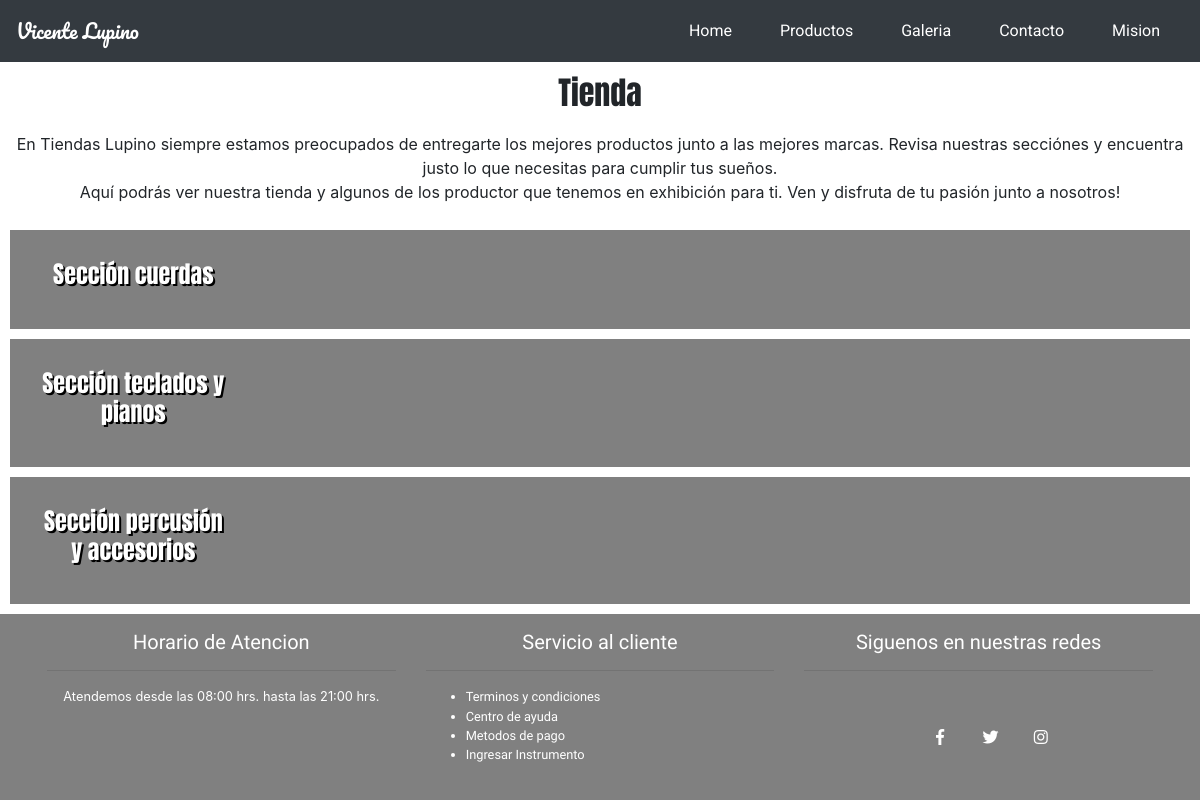
/galeria/, run on an earlier commit of the app's database.
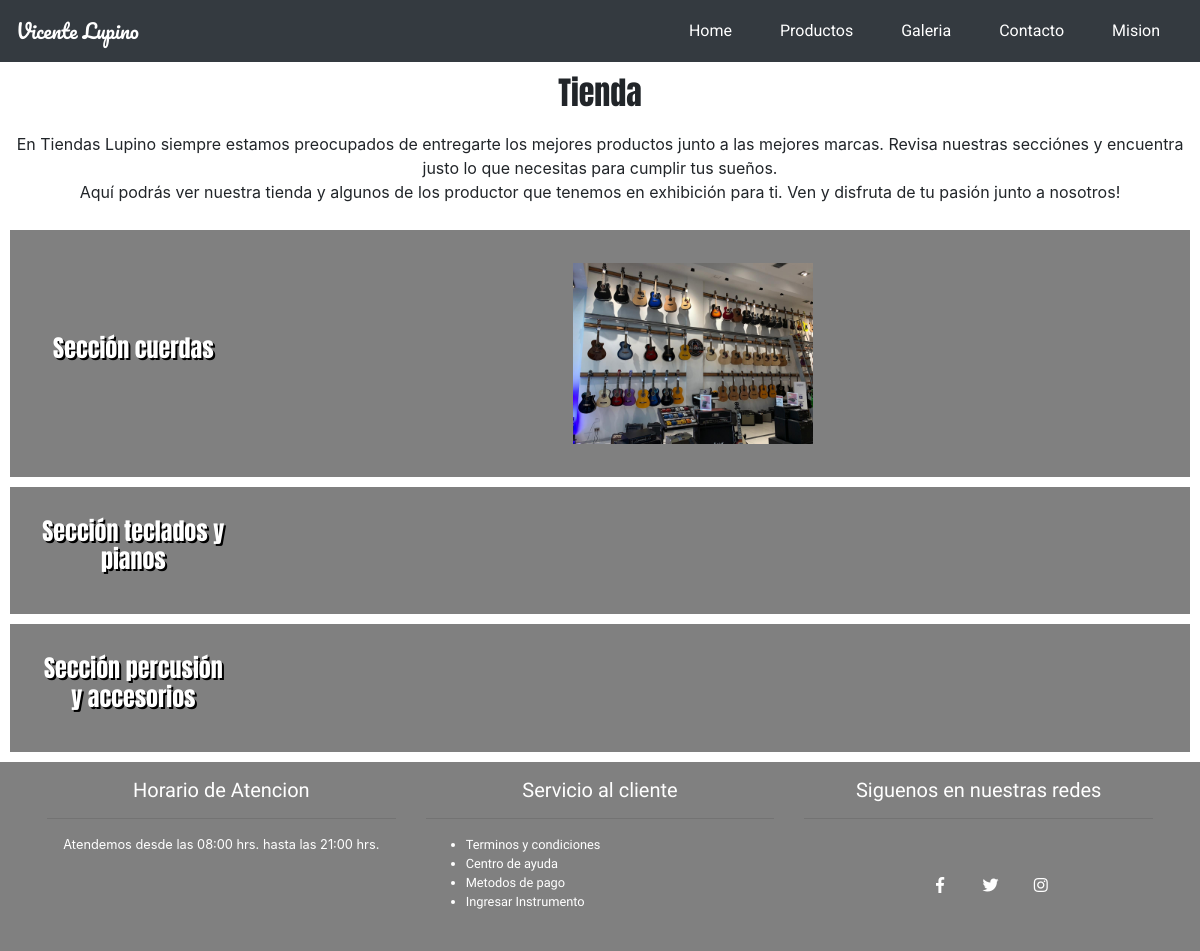
And on a later commit of the database.
### core/models.py (models this page shows, shortened)
class GaleriaCuerda(models.Model):
    imagen= models.ImageField(null=True, blank=True)
    nombre = models.CharField(max_length=80)

### core/views.py (the view)
# urls.py: path('galeria/', galeria, name="galeria"),
def galeria(request):
    data = {
        'galeriaCuerda': GaleriaCuerda.objects.all(), # se traen las imagenes desde slqite
        'galeriaPercucion': GaleriaPercusion.objects.all(),
        'galeriaTeclado': GaleriaTeclado.objects.all()
    }
    return render(request,'core/galeria.html', data)

### core/templates/core/galeria.html (shortened to what this page needs)
{% extends 'core/base.html'%}
{% load static %}
	{% block css %}
    <link rel="stylesheet" href="{% static 'core/css/fresco.css'%}">
    {% endblock %}
    {%block contenido%}
    <section class="tienda">
		<div class="container-fluid text-center">
			<div class="row">
				<div class="col-lg-12 my-5 pb-5">
					<h1>Tienda</h1>
				</div>
			</div>
		</div>
		<div class="parrafo-tienda">
			<div class="row">
					<p>En Tiendas Lupino siempre estamos preocupados de
						entregarte los mejores productos junto a las mejores
						marcas. Revisa nuestras secciónes y encuentra justo
					lo que necesitas para cumplir tus sueños. <br>
					Aquí podrás ver nuestra tienda y algunos de los
						productor que tenemos en exhibición para ti.
						Ven y disfruta de tu pasión junto a nosotros!
					</p>
			</div>
		</div>
		<div class=" row row-fila-galeria-tienda">
			<div class="titulo-galeria-tienda col-md-12 col-lg-2">
					<h4>Sección cuerdas</h4>
			</div>
			<div class="contenedor-galeria-tienda col-md-12 col-lg-10">
					{% for c in galeriaCuerda%}
					{% if c.imagen %}
					<a href="{{c.imagen.url}}" class="fresco" data-fresco-group="galeria1">
							<img src={{c.imagen.url}} alt="">
					</a>
					{% endif%}
					{% endfor%}
				</div>
		</div>
		<div class=" row row-fila-galeria-tienda">
			<div class="titulo-galeria-tienda col-md-12 col-lg-2">
					<h4>Sección teclados y pianos</h4>
			</div>
			<div class="contenedor-galeria-tienda col-md-12 col-lg-10">
				</div>
		</div>
		<div class=" row row-fila-galeria-tienda">
			<div class="titulo-galeria-tienda col-md-12 col-lg-2">
					<h4>Sección percusión y accesorios</h4>
			</div>
			<div class="contenedor-galeria-tienda col-md-12 col-lg-10">
				</div>
		</div>
	</section>
    {% endblock%}

What changed in the data, as far as the page shows it:
added GaleriaCuerda: imagen (picture)
